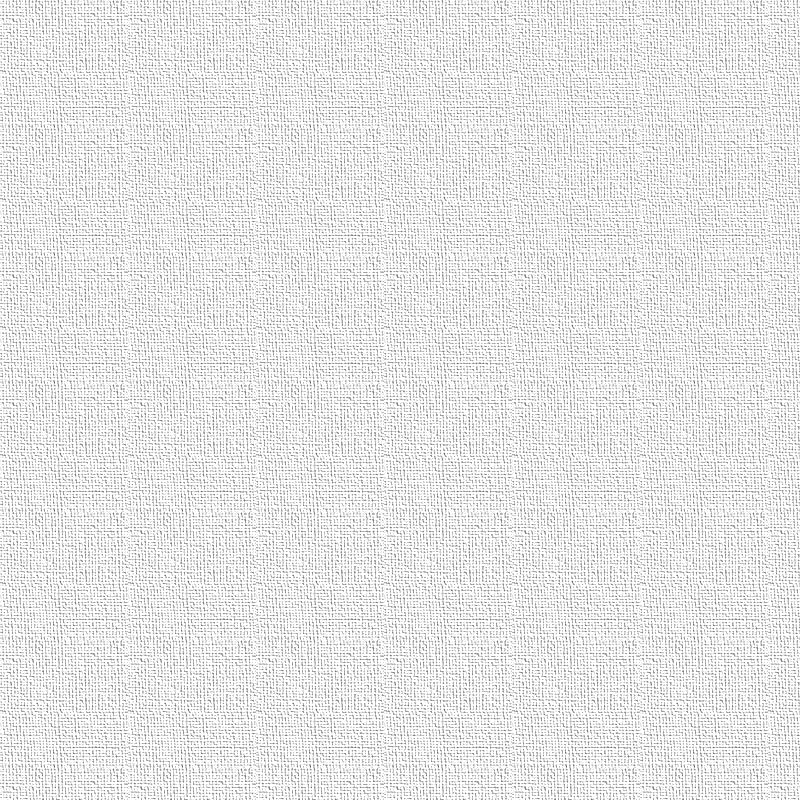
#> input picture input/canvas.png, 800 x 800 px
$ python shader.py
#> lines starting #> are read from the running program, lines starting #| are printed output that depends on the picture
### util.py
from PIL import Image, ImageDraw, ImageOps, ImageChops, ImageStat
import math
import numpy as np
from sklearn.cluster import KMeans
import cv2
from skimage.measure import compare_mse as mse
import colorsys


def gcr(im, percentage, separate=False):
    '''basic "Gray Component Replacement" function. Returns a CMYK image with
       percentage gray component removed from the CMY channels and put in the
       K channel, ie. for percentage=100, (41, 100, 255, 0) >> (0, 59, 214, 41)'''
    cmyk_im = im.convert('CMYK')
    if not percentage:
        return cmyk_im
    cmyk_im = cmyk_im.split()
    cmyk = []
    for i in range(4):
        cmyk.append(cmyk_im[i].load())
    for x in range(im.size[0]):
        for y in range(im.size[1]):
            gray = int(min(cmyk[0][x,y], cmyk[1][x,y], cmyk[2][x,y]) * percentage / 100)
            for i in range(3):
                Q = cmyk[i][x,y] - gray
                cmyk[i][x, y] = Q
            cmyk[3][x, y] = gray
    if separate:
        return cmyk_im
    return Image.merge('CMYK', cmyk_im)


# [84 lines left out: functions halftone, c_to_string, mse, image_resize, not called in this run]


def fitness(item):
    return int(item[:2], 16) + int(item[2:4], 16) + int(item[4:], 16)


# [155 lines left out: functions color_compare, brushstroke, draw_circle, get_closest, get_point_distance, get_next and 5 more, not called in this run]


def seen(where, pix):
    x, y = where
    pix[x, y] = (pix[x, y][0],pix[x, y][2],pix[x, y][3],0)


# [61 lines left out: functions island, shortest_path, not called in this run]


def dist_x_y(a):
    return (a[0] * 1000) + a[1]


# [126 lines left out: functions doesnt_exist, show_composite, get_islands, get_motions, get_points_in_order, remove_dupes and 1 more, not called in this run]


def count_nonblack_pil(img):
    """Return the number of pixels in img that are not black.
    img must be a PIL.Image object in mode RGB.

    """
    bbox = img.getbbox()
    if not bbox: return 0
    return sum(img.crop(bbox)
               .point(lambda x: 255 if x else 0)
               .convert("L")
               .point(bool)
               .getdata())


# [21 lines left out: functions white_to_alpha, rotate_color, not called in this run]

### gcode.py
import random

def clean_brush(WATERS, WELL_CLEAR_HEIGHT, WELL_RADIUS, DIP_HEIGHT):
    o = ""

    for w_w in range(6):
        o += "G0 Z%s; Go to well clear height on Z axis\n" % WELL_CLEAR_HEIGHT
        o += "G0 X%s Y%s; Go to paint\n" % (WATERS[w_w][0], WATERS[w_w][1])
        o += "G0 Z%s; Go to dip height on Z axis\n" % (DIP_HEIGHT - 3)
        o += "G91;\n"
        for c_c in range(3):
            o += "G0 X-%s;\n" % WELL_RADIUS
            o += "G0 X%s;\n" % WELL_RADIUS
            o += "G0 Y-%s;\n" % WELL_RADIUS
            o += "G0 Y%s;\n" % WELL_RADIUS
            o += "G0 X%s;\n" % WELL_RADIUS
            o += "G0 X-%s;\n" % WELL_RADIUS
            o += "G0 Y%s;\n" % WELL_RADIUS
            o += "G0 Y-%s;\n" % WELL_RADIUS
        o += "G90;\n"
        o += "G0 Z%s; Go to dip height on Z axis\n" % (DIP_HEIGHT + 1)
        o += "G91;\n"
        o += "G0 Y16;\n"
        o += "G90;\n"
        # o += "G0 Z%s; Go to clear height on Z axis\n" % (WELL_CLEAR_HEIGHT)
    o += "G0 X%s Y%s; Go to paint\n" % (WATERS[6][0], WATERS[6][1])
    o += "G0 Z%s; Go to dip height on Z axis\n" % (DIP_HEIGHT)
    o += "G91;\n"
    o += "G0 Y16;\n"
    o += "G90;\n"
    return o


def water_dip(WATERS, WELL_CLEAR_HEIGHT, WELL_RADIUS, DIP_HEIGHT):
    o = ""
    w_w = random.choice(range(6))
    o += "G0 Z%s; Go to well clear height on Z axis\n" % WELL_CLEAR_HEIGHT
    o += "G0 X%s Y%s; Go to paint\n" % (WATERS[w_w][0], WATERS[w_w][1])
    o += "G0 Z%s; Go to dip height on Z axis\n" % (DIP_HEIGHT - 3)
    o += "G91;\n"
    for c_c in range(1):
        o += "G0 X-%s;\n" % WELL_RADIUS
        o += "G0 X%s;\n" % WELL_RADIUS
        o += "G0 Y-%s;\n" % WELL_RADIUS
        o += "G0 Y%s;\n" % WELL_RADIUS
        o += "G0 X%s;\n" % WELL_RADIUS
        o += "G0 X-%s;\n" % WELL_RADIUS
        o += "G0 Y%s;\n" % WELL_RADIUS
        o += "G0 Y-%s;\n" % WELL_RADIUS
    o += "G90;\n"
    o += "G0 Z%s; Go to dip height on Z axis\n" % (DIP_HEIGHT + 1)
    o += "G91;\n"
    o += "G0 Y8;\n"
    o += "G90;\n"
    o += "G0 Z%s; Go to well clear height on Z axis\n" % WELL_CLEAR_HEIGHT
    o += "G0 X%s Y%s; Go to paint\n" % (WATERS[6][0], WATERS[6][1])
    o += "G0 Z%s; Go to dip height on Z axis\n" % (DIP_HEIGHT)
    o += "G91;\n"
    o += "G0 Y16;\n"
    o += "G90;\n"
    o += "G0 Z%s; Go to well clear height on Z axis\n" % WELL_CLEAR_HEIGHT
    return o

def header(WELLS, WELL_CLEAR_HEIGHT, PAINT_HEIGHT):
    o = ""
    o += "; Created by GANvogh\n"
    o += "G21;\n"
    o += "G28 X Y ; home X and Y axes\n"
    o += "G28 Z ; home Z axis\n"
    o += "G0 F12000; set speed\n"
    o += "G90 ; use absolute positioning\n"
    o += "G0 Z%s; Go to WELL_CLEAR_HEIGHT on Z axis\n" % (WELL_CLEAR_HEIGHT)
    o += "G0 X%s Y%s; Go to well #0\n" % (WELLS[0][0], WELLS[0][1])
    o += "G0 Z%s;\n" % (WELL_CLEAR_HEIGHT)
    o += "M117 Install Wells;\n"
    o += "M25; (PAUSE install palette)\n"
    return o


# [6 lines left out: function make_dot, not called in this run]


def well_dip(c_index, WELLS, WELL_CLEAR_HEIGHT, DIP_HEIGHT, well_radius, wipe=True, less=0):
    o = ""
    o += "G0 Z%s; Go to well clear height on Z axis\n" % WELL_CLEAR_HEIGHT
    o += "G0 X%s Y%s; Go to paint\n" % (WELLS[c_index][0], WELLS[c_index][1])
    o += "G0 Z%s; Go to dip height on Z axis\n" % (DIP_HEIGHT + less)
    o += "G91;\n"
    o += "G0 X-%s;\n" % well_radius
    o += "G0 X%s;\n" % well_radius
    o += "G0 Y-%s;\n" % well_radius
    o += "G0 Y%s;\n" % well_radius
    o += "G0 X%s;\n" % well_radius
    o += "G0 X-%s;\n" % well_radius
    o += "G0 Y%s;\n" % well_radius
    o += "G0 Y-%s;\n" % well_radius
    if wipe:
        o += "G0 X8;\n"
    o += "G90;\n"
    o += "G0 Z%s; Go to clear height on Z axis\n" % (WELL_CLEAR_HEIGHT)
    return o

# [5 lines left out: function stir, not called in this run]

### shader.py
from PIL import Image, ImageDraw, ImageEnhance
import gcode as gc
import sys
import util
import os

"""
This file is not complete and is not ready for use!
It will implement a CMYK version of the algorithm that will only use these 4 colors with dithering.
"""

do_file = "input/frog.png"

color1 = '#00ffff'
color2 = '#ff00ff'
color3 = '#ffff00'
black = '#000000'

max_strokes = 10000

#canvas_name = None
canvas_name = "input/canvas.png"
rotate = 0
brightness_multiplier = 1.0
make_colors = False
halftone_size = 10
black_and_white = False
stroke_per_dip = 15
dip_per_wash = 10
number_of_colors = 8
number_of_strokes = 150
canvas_size = (800,800)
TRAVEL_HEIGHT = 26.0
WELL_CLEAR_HEIGHT = 35
PAINT_HEIGHT = 24.0
DIP_HEIGHT = 25
PAPER = [(75.0,75.0), (232.0,232.0)]
WELL_RADIUS = 5
WELLS = [(59.0, 52.0+(float(x)*15.875)) for x in range(number_of_colors)]
WATERS = [(59.0-15.875, 52.0+(float(x)*15.875)) for x in range(13)]
brush_stroke_width = (canvas_size[0]/number_of_strokes)
brush_stroke_length = brush_stroke_width * 3

channel_colors = [color1, color2, color3, black]

if canvas_name is None:
    canvas = Image.new('RGB', canvas_size, (255,255,255))
else:
    canvas = Image.open(canvas_name).convert('RGB').resize(canvas_size, Image.BICUBIC).transpose(Image.FLIP_TOP_BOTTOM)
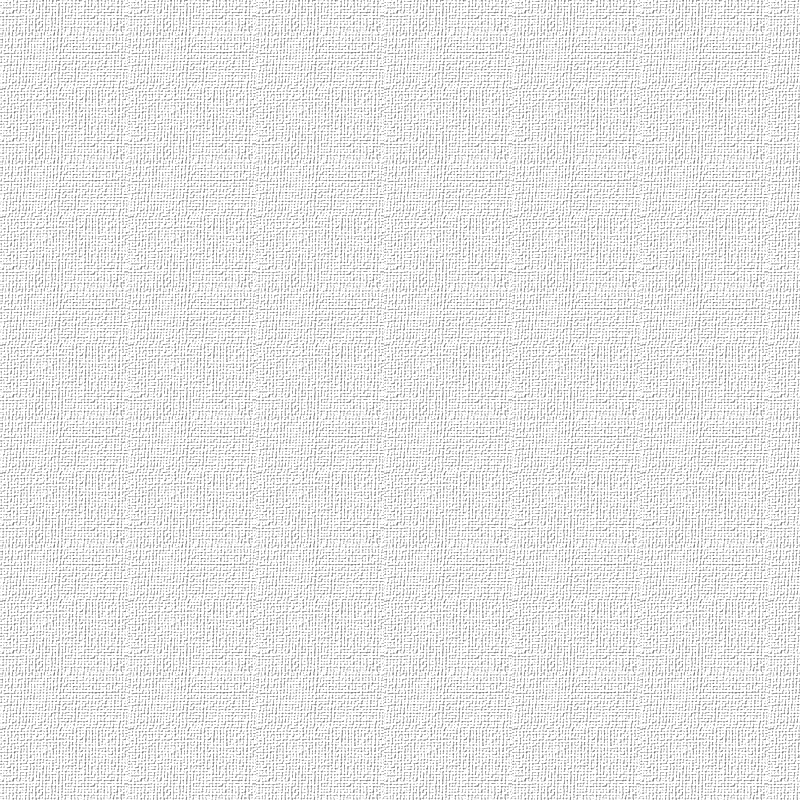
#> canvas: PIL image 800x800 RGB; min 105, max 255, mean 231

if len(sys.argv) > 1:
    file_name = sys.argv[1]
else:
    file_name = do_file
descriptor = os.path.basename(file_name).split(".")[0]
folder = os.path.join('output', descriptor)
if not os.path.isdir(folder):
    os.mkdir(folder)

original_large = Image.open(file_name).convert('RGB').resize(canvas_size, Image.BICUBIC).transpose(Image.FLIP_TOP_BOTTOM)
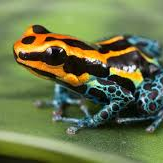
#> input picture input/frog.png, 163 x 163 px
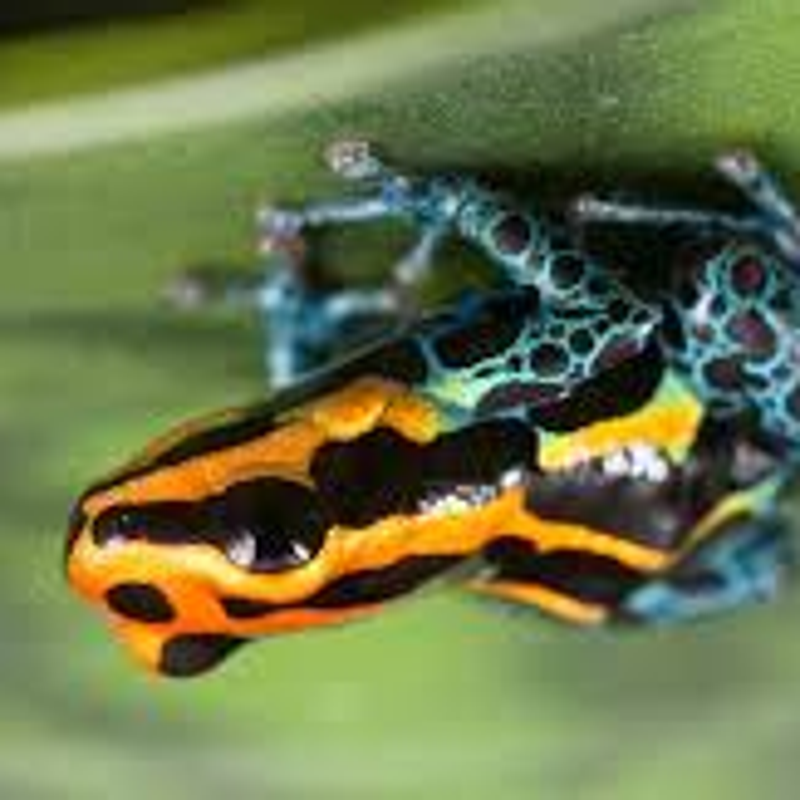
#> original_large: PIL image 800x800 RGB; mean R, G, B 106.9, 117.8, 74.1

if make_colors:
    cmyk = util.gcr(original_large, 0)
    dots = util.halftone(original_large, original_large, halftone_size, 1)
    dots2 = util.halftone(original_large, cmyk, halftone_size, 1)
    h_t = Image.merge('RGB', dots).convert('RGB')
    c_t = Image.merge('CMYK', dots2).convert('RGB')
    original_large.putalpha(1)
    h_t.putalpha(1)
    c_t.putalpha(1)
    alphaComposited = Image.alpha_composite(c_t, h_t)
    alphaComposited = Image.alpha_composite(alphaComposited, original_large)
    original_large = alphaComposited.convert('RGB')
original = original_large.resize((number_of_strokes,number_of_strokes), Image.BICUBIC)
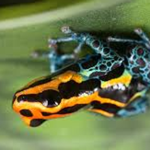
#> original: PIL image 150x150 RGB; mean R, G, B 106.9, 117.8, 74.2
enhance = ImageEnhance.Brightness(original)
original = enhance.enhance(brightness_multiplier)
#original.show()
width, height = original.size
#> width = 150; height = 150
c_width, c_height = canvas_size
x_ratio = c_width/float(width)
#> x_ratio = 5.33
y_ratio = c_height/float(height)
#> y_ratio = 5.33


p_width = float(PAPER[1][0] - PAPER[0][0])
p_height = float(PAPER[1][1] - PAPER[0][1])
x_ratio_b = p_width/float(c_width)
y_ratio_b = p_height/float(c_height)


if black_and_white:
    original = original.convert('LA').convert('RGB')

channels = util.gcr(original, 100, separate=True)
#> after the loop in gcr, `for i in range(4):`: cmyk = 4 items

new_channels = []
for channel in channels:
    while util.count_nonblack_pil(channel.convert('1')) > max_strokes:
        print("ENHANCE!", util.count_nonblack_pil(channel.convert('1')))
        enhance = ImageEnhance.Brightness(channel)
        channel = enhance.enhance(0.95)
    new_channels.append(channel)
#> this loop made 4 passes
#| ENHANCE! 11373
#| ENHANCE! 10756
#| ENHANCE! 10172
#> after the loop, new_channels = 4 items
channels = new_channels
#> channels = 4 items

count = 0

o = ""
o += gc.header(WELLS, WELL_CLEAR_HEIGHT, PAINT_HEIGHT)

color_count = 0

for c_num, img in enumerate(channels):  # [::-1]
    canvas_temp = Image.new('RGB', canvas_size, (255,255,255))
    draw = ImageDraw.Draw(canvas_temp)
    o += gc.clean_brush(WATERS, WELL_CLEAR_HEIGHT, WELL_RADIUS, DIP_HEIGHT)
    c = util.count_nonblack_pil(img)
    if c > 0:
        dithered = img.convert('1')
        pix = dithered.load()
        for x in range(width):
            for y in range(height):
                if pix[x,y] != 0:
                    if count % (stroke_per_dip * dip_per_wash) == 0:
                        o += gc.water_dip(WATERS, WELL_CLEAR_HEIGHT, WELL_RADIUS, DIP_HEIGHT)
                    if count % stroke_per_dip == 0:
                        o += gc.well_dip(c_num, WELLS, WELL_CLEAR_HEIGHT, DIP_HEIGHT, WELL_RADIUS)
#> (the run stopped early here; a loop or call above may not have finished)
